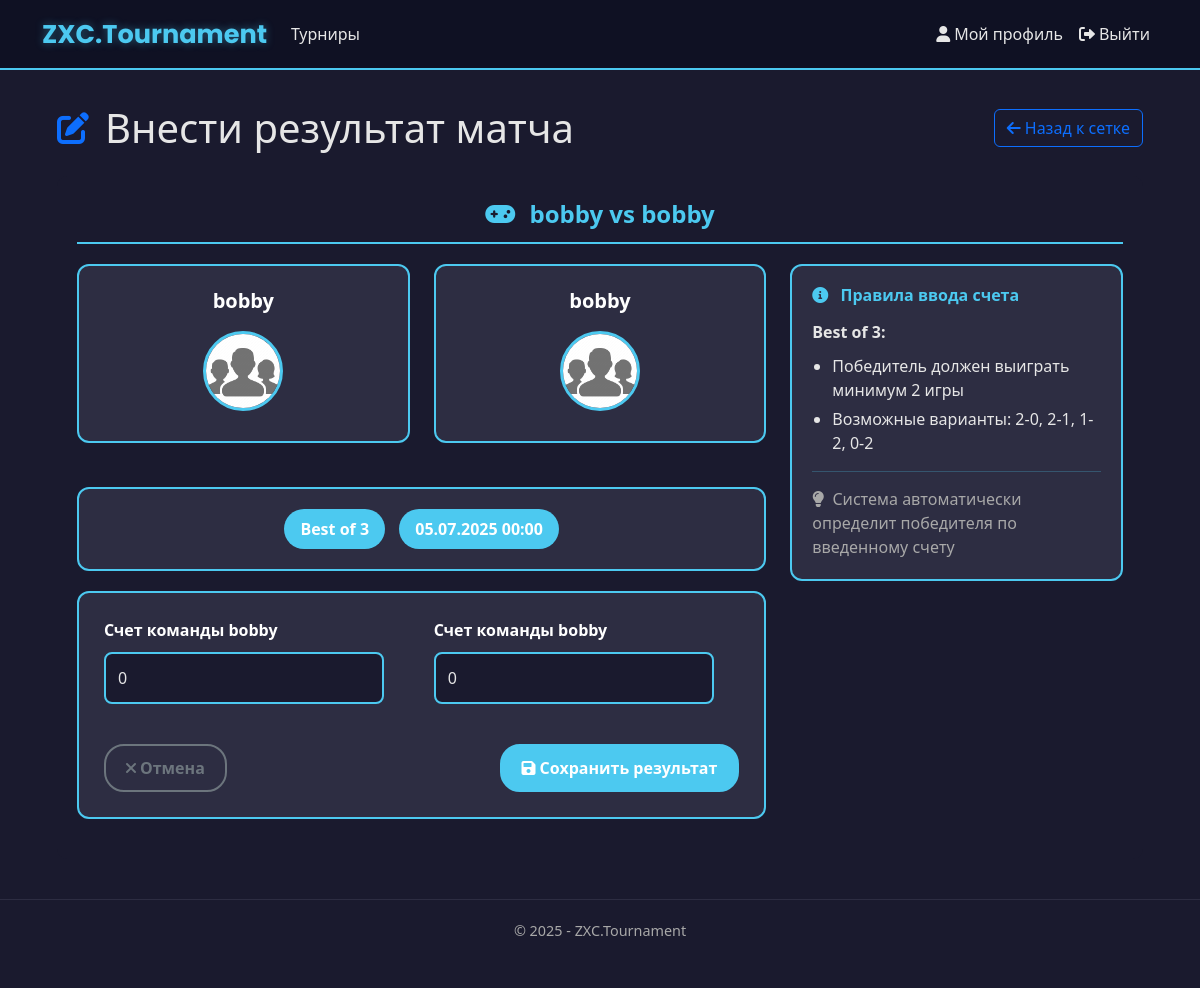
Screenshot of /tournaments/2/matches/2/advanced_update/ (signed in) with the database file from the repository.
### app/models.py (models this page shows, shortened)
class BracketMatch(models.Model):
    stage = models.ForeignKey(BracketStage, on_delete=models.CASCADE, related_name='matches')
    team1 = models.ForeignKey(Team, on_delete=models.CASCADE, related_name='team1_matches', null=True, blank=True)
    team2 = models.ForeignKey(Team, on_delete=models.CASCADE, related_name='team2_matches', null=True, blank=True)
    winner = models.ForeignKey(Team, on_delete=models.SET_NULL, null=True, blank=True, related_name='won_matches')
    team1_score = models.PositiveIntegerField(default=0)
    team2_score = models.PositiveIntegerField(default=0)
    order = models.PositiveIntegerField()
    scheduled_time = models.DateTimeField(null=True, blank=True)
    is_completed = models.BooleanField(default=False)
    is_bye = models.BooleanField(default=False)
    class Meta:
        ordering = ['order']
        verbose_name = 'Матч турнирной сетки'
        verbose_name_plural = 'Матчи турнирной сетки'

class Team(models.Model):
    name = models.CharField(
        max_length=20,
        unique=True,
        verbose_name="Название команды",
        error_messages={
            'unique': "Команда с таким названием уже существует"
        }
    )
    avatar = models.ImageField(
        upload_to='team_avatars/',
        default='team_avatars/default_team.jpg',
        blank=True,
        null=True,
        verbose_name="Аватар команды"
    )
    captain = models.ForeignKey(
        User,
        on_delete=models.CASCADE,
        related_name='captained_teams',
        verbose_name="Капитан"
    )
    members = models.ManyToManyField(
        User,
        related_name='teams',
        blank=True,
        verbose_name="Участники"
    )
    created_at = models.DateTimeField(
        auto_now_add=True,
        verbose_name="Дата создания"
    )
    invite_code = models.CharField(
        max_length=32,
        unique=True,
        verbose_name="Код приглашения"
    )
    class Meta:
        verbose_name = 'Команда'
        verbose_name_plural = 'Команды'
        ordering = ['-created_at']

class BracketStage(models.Model):
    STAGE_TYPE_CHOICES = [
        ('upper', 'Верхняя сетка'),
        ('lower', 'Нижняя сетка'),
        ('final', 'Финал'),
        ('third_place', 'Матч за 3 место'),
        ('normal', 'Обычный этап'),
    ]
    bracket = models.ForeignKey(TournamentBracket, on_delete=models.CASCADE, related_name='stages')
    name = models.CharField(max_length=100)
    format = models.CharField(max_length=3, choices=TournamentBracket.FORMAT_CHOICES, default='BO3')
    stage_type = models.CharField(max_length=20, choices=STAGE_TYPE_CHOICES, default='normal')
    order = models.PositiveIntegerField()
    scheduled_time = models.DateTimeField(null=True, blank=True, verbose_name="Запланированное время")
    is_completed = models.BooleanField(default=False)
    class Meta:
        ordering = ['order']
        verbose_name = 'Этап турнира'
        verbose_name_plural = 'Этапы турнира'

### app/views.py (the view)
# urls.py: path('tournaments/<int:tournament_id>/matches/<int:match_id>/advanced_update/', views.advanced_match_result, name='advanced_match_result'),
@login_required
def advanced_match_result(request, tournament_id, match_id):
    tournament = get_object_or_404(Tournament, id=tournament_id)
    match = get_object_or_404(BracketMatch, id=match_id, stage__bracket__tournament=tournament)
    if not tournament.is_creator(request.user):
        messages.error(request, 'Только создатель турнира может обновлять результаты')
        return redirect('tournament_bracket', tournament_id=tournament.id)
    if not match.team1 or not match.team2:
        messages.error(request, 'Обе команды должны быть определены для матча')
        return redirect('tournament_bracket', tournament_id=tournament.id)
    if request.method == 'POST':
        form = AdvancedMatchResultForm(request.POST, instance=match)
        if form.is_valid():
            match = form.save(commit=False)
            match.is_completed = True
            match.save()
            promote_winner_to_next_stage(match)
            messages.success(request, 'Результат матча обновлен')
            return redirect('tournament_bracket', tournament_id=tournament.id)
    else:
        form = AdvancedMatchResultForm(instance=match)
    return render(request, 'app/tournaments/matches/advanced_match_result.html', {
        'form': form,
        'tournament': tournament,
        'match': match,
        'year': datetime.now().year,
    })

### app/forms.py (shortened to what this page needs)
class AdvancedMatchResultForm(forms.ModelForm):
    class Meta:
        model = BracketMatch
        fields = ['team1_score', 'team2_score']
        widgets = {
            'team1_score': forms.NumberInput(attrs={'class': 'form-control', 'min': '0'}),
            'team2_score': forms.NumberInput(attrs={'class': 'form-control', 'min': '0'}),
        }
    def __init__(self, *args, **kwargs):
        super().__init__(*args, **kwargs)
        if self.instance and self.instance.stage:
            stage_format = self.instance.stage.format
            max_score = {
                'BO1': 1,
                'BO3': 2,
                'BO5': 3
            }.get(stage_format, 3)
            self.fields['team1_score'].widget.attrs['max'] = max_score
            self.fields['team2_score'].widget.attrs['max'] = max_score
            if self.instance.team1:
                self.fields['team1_score'].label = f"Счет команды {self.instance.team1.name}"
            if self.instance.team2:
                self.fields['team2_score'].label = f"Счет команды {self.instance.team2.name}"

### app/models.py (called while the page is built)
    def is_creator(self, user):
        return self.creator == user

### app/templates/app/tournaments/matches/advanced_match_result.html (shortened to what this page needs)
{% extends "app/layout.html" %}
{% block content %}
<div class="container mt-4">
    <div class="d-flex justify-content-between align-items-center mb-4 flex-wrap gap-2">
        <div class="d-flex align-items-center">
            <i class="fas fa-edit fa-2x text-primary me-3"></i>
            <h1 class="mb-0">Внести результат матча</h1>
        </div>
        <a href="{% url 'tournament_bracket' tournament.id %}" class="btn btn-outline-primary">
            <i class="fas fa-arrow-left me-1"></i>Назад к сетке
        </a>
    </div>
    <div class="match-result-container">
        <div class="match-header">
            <i class="fas fa-gamepad me-2"></i>
            {{ match.team1.name }} vs {{ match.team2.name }}
        </div>
        <div class="row">
            <div class="col-md-8">
                <div class="row mb-4">
                    <div class="col-md-6">
                        <div class="team-card">
                            <div class="team-name">{{ match.team1.name }}</div>
                            {% if match.team1.avatar %}
                            <img src="{{ match.team1.avatar.url }}"
                                 alt="{{ match.team1.name }}"
                                 class="team-avatar">
                            {% else %}
                            <div class="team-avatar-placeholder">
                                <i class="fas fa-users"></i>
                            </div>
                            {% endif %}
                        </div>
                    </div>
                    <div class="col-md-6">
                        <div class="team-card">
                            <div class="team-name">{{ match.team2.name }}</div>
                            {% if match.team2.avatar %}
                            <img src="{{ match.team2.avatar.url }}"
                                 alt="{{ match.team2.name }}"
                                 class="team-avatar">
                            {% else %}
                            <div class="team-avatar-placeholder">
                                <i class="fas fa-users"></i>
                            </div>
                            {% endif %}
                        </div>
                    </div>
                </div>
                <div class="match-info">
                    <span class="match-badge">{{ match.stage.get_format_display }}</span>
                    {% if match.scheduled_time %}
                    <span class="match-badge">{{ match.scheduled_time|date:"d.m.Y H:i" }}</span>
                    {% endif %}
                </div>
                <div class="result-form">
                    <form method="post">
                        <div class="row">
                            <div class="col-md-6">
                                <div class="form-group mb-3">
                                    <label for="{{ form.team1_score.id_for_label }}" class="form-label">
                                        {{ form.team1_score.label }}
                                    </label>
                                    {{ form.team1_score }}
                                </div>
                            </div>
                            <div class="col-md-6">
                                <div class="form-group mb-3">
                                    <label for="{{ form.team2_score.id_for_label }}" class="form-label">
                                        {{ form.team2_score.label }}
                                    </label>
                                    {{ form.team2_score }}
                                </div>
                            </div>
                        </div>
                        <div class="d-flex justify-content-between mt-4">
                            <a href="{% url 'tournament_bracket' tournament.id %}" class="btn btn-outline-secondary">
                                <i class="fas fa-times me-1"></i>Отмена
                            </a>
                            <button type="submit" class="btn btn-primary">
                                <i class="fas fa-save me-1"></i>Сохранить результат
                            </button>
                        </div>
                    </form>
                </div>
            </div>
            <div class="col-md-4">
                <div class="info-panel">
                    <h6>
                        <i class="fas fa-info-circle me-2"></i>
                        Правила ввода счета
                    </h6>
                    {% if match.stage.format == 'BO1' %}
                    <p><strong>Best of 1:</strong></p>
                    <ul>
                        <li>Общий счет должен быть 1</li>
                        <li>Возможные варианты: 1-0 или 0-1</li>
                    </ul>
                    {% elif match.stage.format == 'BO3' %}
                    <p><strong>Best of 3:</strong></p>
                    <ul>
                        <li>Победитель должен выиграть минимум 2 игры</li>
                        <li>Возможные варианты: 2-0, 2-1, 1-2, 0-2</li>
                    </ul>
                    {% elif match.stage.format == 'BO5' %}
                    <p><strong>Best of 5:</strong></p>
                    <ul>
                        <li>Победитель должен выиграть минимум 3 игры</li>
                        <li>Возможные варианты: 3-0, 3-1, 3-2, 2-3, 1-3, 0-3</li>
                    </ul>
                    {% endif %}
                    <hr>
                    <p class="text-muted mb-0">
                        <i class="fas fa-lightbulb me-1"></i>
                        Система автоматически определит победителя по введенному счету
                    </p>
                </div>
            </div>
        </div>
    </div>
</div>
{% endblock %}

### static/app/content/site.css (style rules this page uses)
body { padding-top: 10px; padding-bottom: 10px; }
input, select, textarea { max-width: 280px; }
body { background-color: #1a1a2e; color: #e6e6e6; font-family: 'Segoe UI', Tahoma, Geneva, Verdana, sans-serif; }

### app/templates/app/tournaments/matches/advanced_match_result.html (style rules this page uses)
.match-result-container { background-color: #1a1a2e; padding: 20px; border-radius: 10px; margin-top: 20px; }
.match-header { color: #4cc9f0; font-weight: bold; font-size: 24px; margin-bottom: 20px; text-align: center; border-bottom: 2px solid #4cc9f0; padding-bottom: 10px; }
.team-card { background-color: #2d2d42; border: 2px solid #4cc9f0; border-radius: 12px; padding: 20px; margin-bottom: 20px; text-align: center; transition: all 0.3s ease; }
.team-name { color: #ffffff; font-weight: bold; font-size: 20px; margin-bottom: 15px; }
.team-avatar { width: 80px; height: 80px; border-radius: 50%; object-fit: cover; border: 3px solid #4cc9f0; margin-bottom: 10px; }
.match-info { background-color: #2d2d42; border: 2px solid #4cc9f0; border-radius: 12px; padding: 20px; margin-bottom: 20px; text-align: center; }
.match-badge { background-color: #4cc9f0; color: white; padding: 8px 16px; border-radius: 20px; font-weight: bold; margin: 0 5px; display: inline-block; }
.result-form { background-color: #2d2d42; border: 2px solid #4cc9f0; border-radius: 12px; padding: 25px; margin-bottom: 20px; }
.form-label { color: #ffffff; font-weight: bold; margin-bottom: 10px; }
.form-control { background-color: #1a1a2e; border: 2px solid #4cc9f0; border-radius: 8px; color: #e6e6e6; padding: 12px; font-size: 16px; transition: all 0.3s ease; }
.form-control::placeholder { color: #888; }
.btn-outline-secondary { background-color: transparent; color: #6c757d; border: 2px solid #6c757d; border-radius: 20px; padding: 10px 20px; font-weight: bold; text-decoration: none; transition: all 0.3s ease; }
.btn-primary { background-color: #4cc9f0; color: white; border: 2px solid #4cc9f0; border-radius: 20px; padding: 10px 20px; font-weight: bold; text-decoration: none; transition: all 0.3s ease; }
.info-panel { background-color: #2d2d42; border: 2px solid #4cc9f0; border-radius: 12px; padding: 20px; }
.info-panel h6 { color: #4cc9f0; font-weight: bold; margin-bottom: 15px; }
.info-panel p { color: #e6e6e6; margin-bottom: 10px; }
.info-panel ul { color: #e6e6e6; padding-left: 20px; }
.info-panel li { margin-bottom: 5px; }
.info-panel hr { border-color: #4cc9f0; margin: 15px 0; }
.info-panel .text-muted { color: #a8a8a8 !important; }
.team-card, .match-info, .result-form, .info-panel { animation: fadeInUp 0.6s ease-out; }

### rows the page displays
BracketMatch: team1.name "bobby", team2.name "bobby", team1.avatar (placeholder picture), team2.avatar (placeholder picture), stage.format "Best of 3", scheduled_time "05.07.2025 00:00", team1_score "0", team2_score "0"
